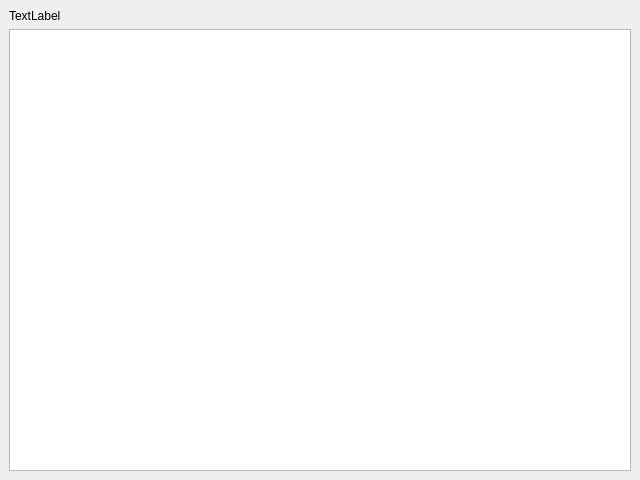
<?xml version="1.0" encoding="UTF-8"?>
<ui version="4.0">
 <class>MainWindow</class>
 <widget class="QMainWindow" name="MainWindow">
  <property name="geometry">
   <rect>
    <x>0</x>
    <y>0</y>
    <width>640</width>
    <height>480</height>
   </rect>
  </property>
  <property name="windowTitle">
   <string>LockDown Client</string>
  </property>
  <widget class="QWidget" name="centralwidget">
   <layout class="QVBoxLayout" name="verticalLayout">
    <item>
     <widget class="QLabel" name="labelheader">
      <property name="text">
       <string>TextLabel</string>
      </property>
     </widget>
    </item>
    <item>
     <widget class="QPlainTextEdit" name="plainTextEdit"/>
    </item>
   </layout>
  </widget>
 </widget>
 <resources/>
 <connections/>
</ui>
